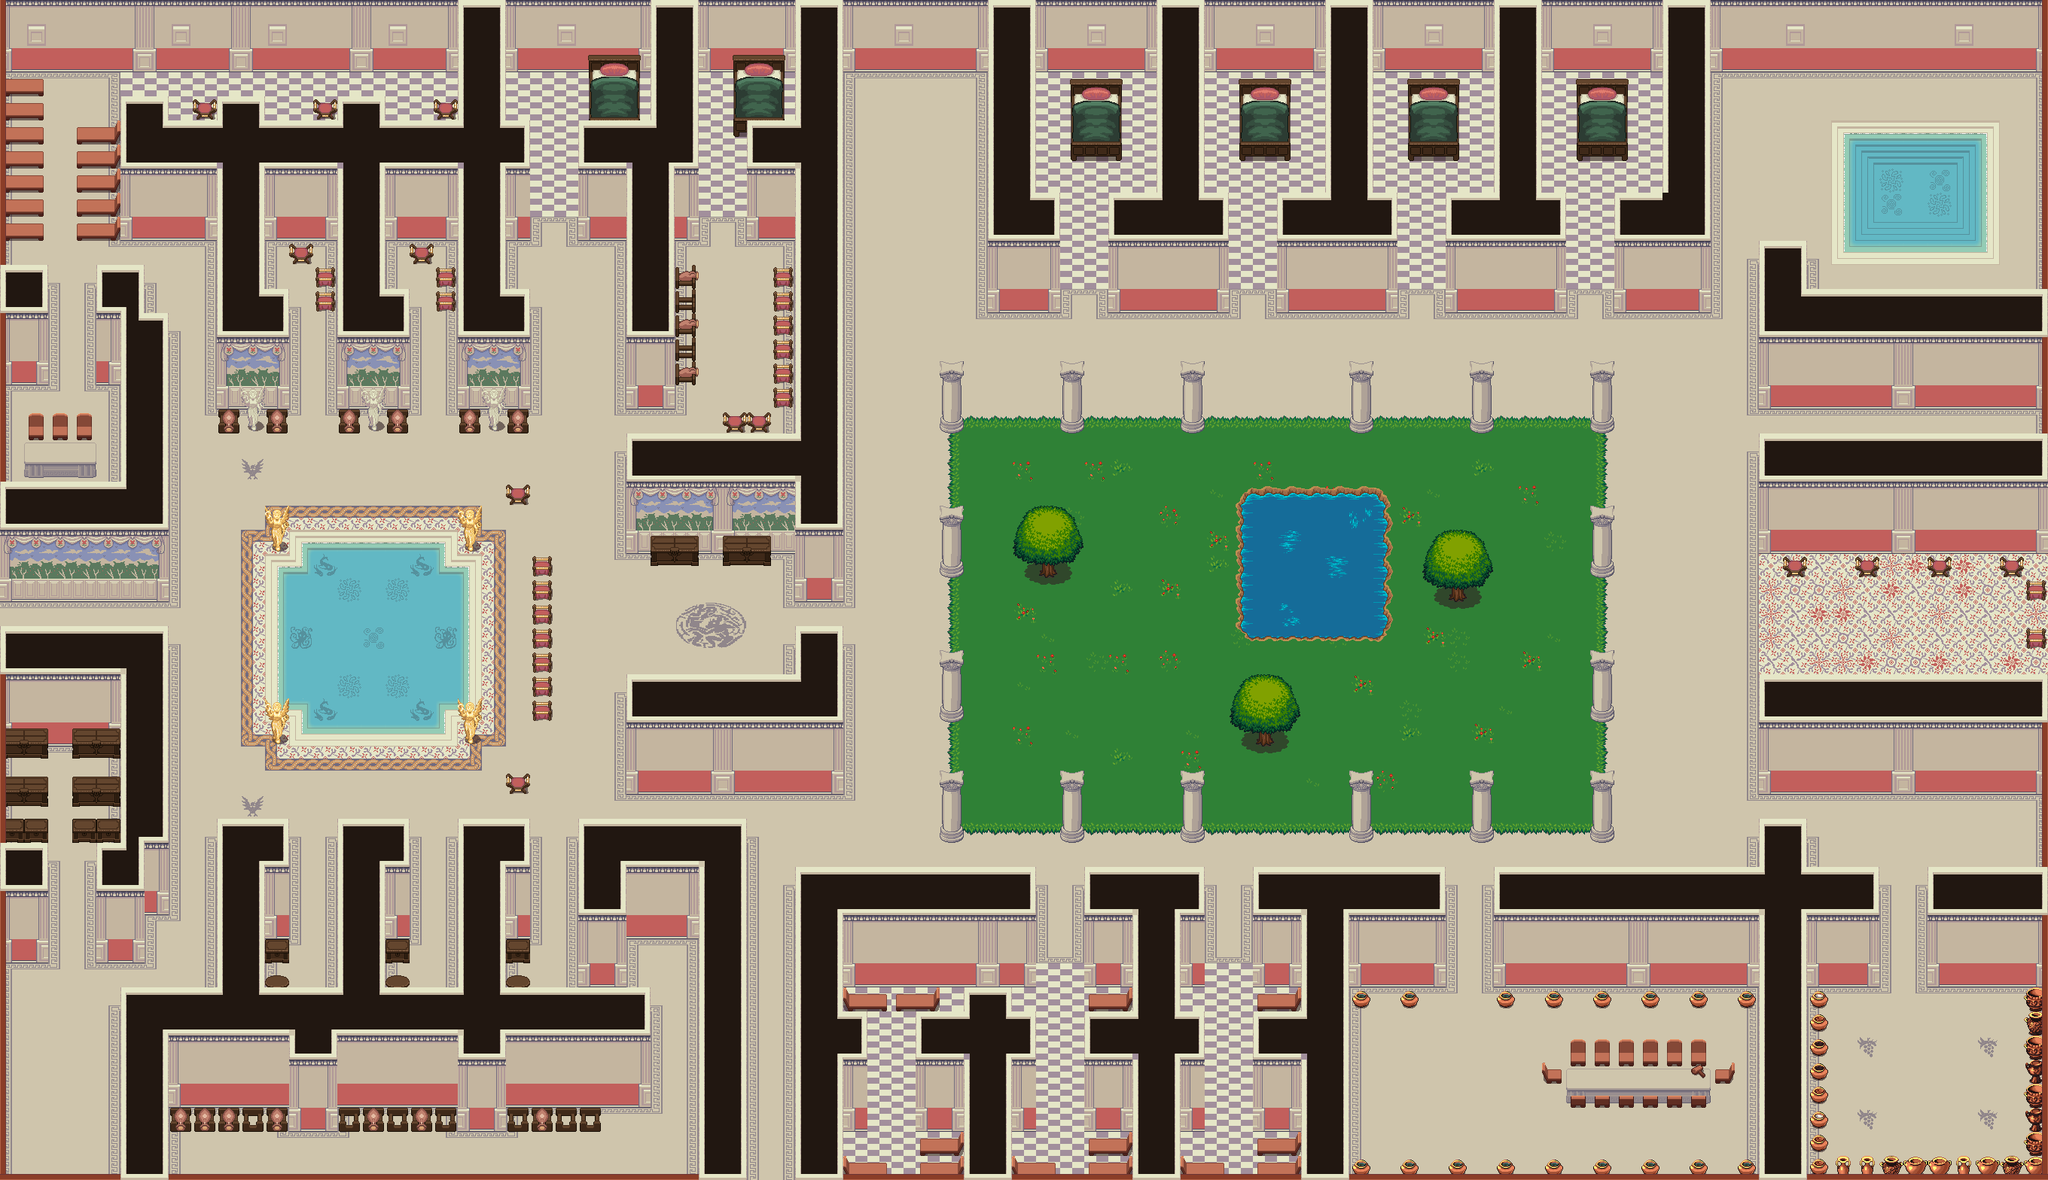

Rendered tile map (Tiled .tmx) drawn with the repository's tilesets; below, a short description and the map source with its tile grids summarised:
An orthogonal 85x49 tile map with 32x32 px tiles, 7 tile layers (Ground 1, Ground 2, Water, C-Objects, ...), 2 hidden layers not drawn, 8 tilesets and 2 objects (exitvilla1-1, exitvilla1-2).

<map version="1.2" tiledversion="1.3.5" orientation="orthogonal" renderorder="right-down" width="85" height="49" tilewidth="32" tileheight="32" infinite="0" nextlayerid="11" nextobjectid="3">
 <properties>
  <property name="outdoors" type="int" value="0" />
 </properties>
 <tileset firstgid="1" source="Roman.tsx" />
 <tileset firstgid="257" source="Roman Architecture.tsx" />
 <tileset firstgid="1281" source="Colliders.tsx" />
 <tileset firstgid="1297" source="terrain_atlas.tsx" />
 <tileset firstgid="2321" source="Trigger.tsx" />
 <tileset firstgid="2325" source="base_out_atlas.tsx" />
 <tileset firstgid="3349" source="Ancient Greek.tsx" />
 <tileset firstgid="3749" source="Roman inside adapted.tsx" />
 <layer id="1" name="Ground 1" width="85" height="49">
  <data>[4165 cells, 4165 non-empty, 28 distinct tile ids]</data>
 </layer>
 <layer id="2" name="Ground 2" width="85" height="49">
  <data>[4165 cells, 559 non-empty, 43 distinct tile ids]</data>
 </layer>
 <layer id="3" name="Water" width="85" height="49">
  <data>[4165 cells, 170 non-empty, 50 distinct tile ids]</data>
 </layer>
 <layer id="4" name="C-Objects" width="85" height="49">
  <data>[4165 cells, 1773 non-empty, 88 distinct tile ids]</data>
 </layer>
 <layer id="10" name="M-Objects" width="85" height="49">
  <data>[4165 cells, 1 non-empty, 1 distinct tile ids]</data>
 </layer>
 <layer id="5" name="N-Objects" width="85" height="49">
  <data>[4165 cells, 312 non-empty, 22 distinct tile ids]</data>
 </layer>
 <layer id="9" name="N-Objects 2" width="85" height="49">
  <data>[4165 cells, 82 non-empty, 2 distinct tile ids]</data>
 </layer>
 <layer id="6" name="Colliders" width="85" height="49" visible="0">
  <data>[4165 cells, 125 non-empty, 3 distinct tile ids]</data>
 </layer>
 <layer id="8" name="Colliders 2" width="85" height="49" visible="0">
  <data>[4165 cells, 2 non-empty, 2 distinct tile ids]</data>
 </layer>
 <objectgroup id="7" name="Triggers">
  <object id="1" name="exitvilla1-1" gid="2321" x="992" y="1568" width="64" height="32">
   <properties>
    <property name="delay" type="int" value="2" />
   </properties>
  </object>
  <object id="2" name="exitvilla1-2" gid="2321" x="0" y="864" width="32" height="64">
   <properties>
    <property name="delay" type="int" value="2" />
   </properties>
  </object>
 </objectgroup>
</map>
